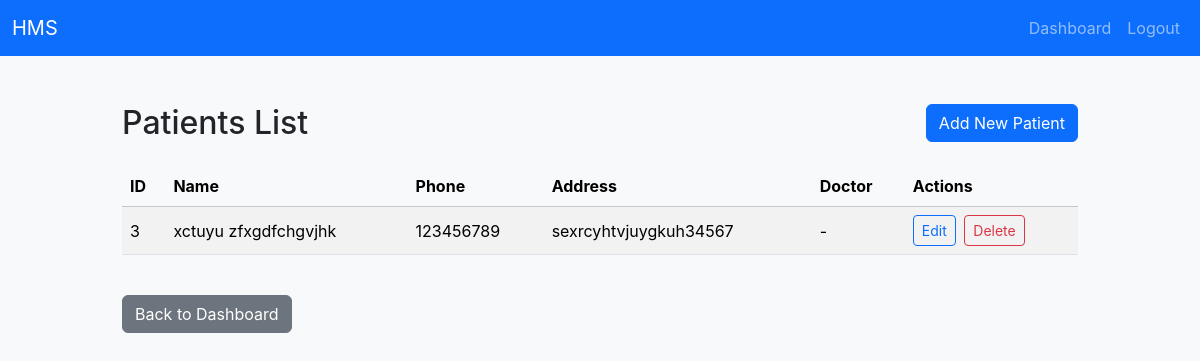
Screenshot of /admin/patients (signed in) with the database file from the repository.
### tables this page shows
CREATE TABLE patients (
        id INTEGER PRIMARY KEY AUTOINCREMENT,
        first_name TEXT NOT NULL,
        last_name TEXT NOT NULL,
        dob DATE,
        phone TEXT,
        address TEXT,
        created_at TEXT DEFAULT (datetime('now'))
    , doctor INTEGER, department TEXT);

### admin_routes.py (the view)
@admin_bp.route('/patients')
def patients():
    if 'admin' not in session:
        return redirect(url_for('admin.login'))  # <- added blueprint prefix
    conn = get_db_connection()
    patients = conn.execute('''
        SELECT p.*, d.f_name || ' ' || d.l_name AS doctor_name
        FROM patients p
        LEFT JOIN doctors d ON d.doctor_id = p.doctor
        ORDER BY p.id DESC
    ''').fetchall()
    doctors = conn.execute('SELECT doctor_id, f_name, l_name FROM doctors').fetchall()
    conn.close()
    return render_template('patient_book.html', patients=patients, doctors=doctors)

### admin_routes.py (called while the page is built)
def get_db_connection():
    conn = sqlite3.connect(DATABASE)
    conn.row_factory = sqlite3.Row
    return conn

### templates/patient_book.html (shortened to what this page needs)
{% extends 'base.html' %}
{% block content %}
<div class="d-flex justify-content-between align-items-center mb-4">
  <h2 class="m-0">Patients List</h2>
  <a class="btn btn-primary" href="{{ url_for('admin.add_patient') }}">Add New Patient</a>
</div>
<div class="table-responsive">
  <table class="table table-striped align-middle">
    <thead class="table-light">
      <tr>
        <th>ID</th>
        <th>Name</th>
        <th>Phone</th>
        <th>Address</th>
        <th>Doctor</th>
        <th>Actions</th>
      </tr>
    </thead>
    <tbody>
      {% for p in patients %}
      <tr>
        <td>{{ p.id }}</td>
        <td>{{ p.first_name }} {{ p.last_name }}</td>
        <td>{{ p.phone }}</td>
        <td>{{ p.address }}</td>
        <td>{% if p['doctor_name'] %}Dr. {{ p['doctor_name'] }}{% else %}-{% endif %}</td>
        <td>
          <a class="btn btn-outline-primary btn-sm me-1" href="{{ url_for('admin.update_patient', pid=p.id) }}">Edit</a>
          <a class="btn btn-outline-danger btn-sm" href="{{ url_for('admin.delete_patient', pid=p.id) }}" onclick="return confirm('Are you sure you want to delete this patient?');">Delete</a>
        </td>
      </tr>
      {% endfor %}
    </tbody>
  </table>
</div>
<div class="mt-4">
  <a class="btn btn-secondary" href="{{ url_for('admin.dashboard') }}">Back to Dashboard</a>
</div>
{% endblock %}

### static/css/style.css (style rules this page uses)
body { font-family: Inter, system-ui, -apple-system, 'Segoe UI', Roboto, 'Helvetica Neue', Arial; }
.table thead th { background: #f8f9fa; }

### rows the page displays
patients: id "3", first_name "xctuyu", last_name "zfxgdfchgvjhk", phone "123456789", address "sexrcyhtvjuygkuh34567"
